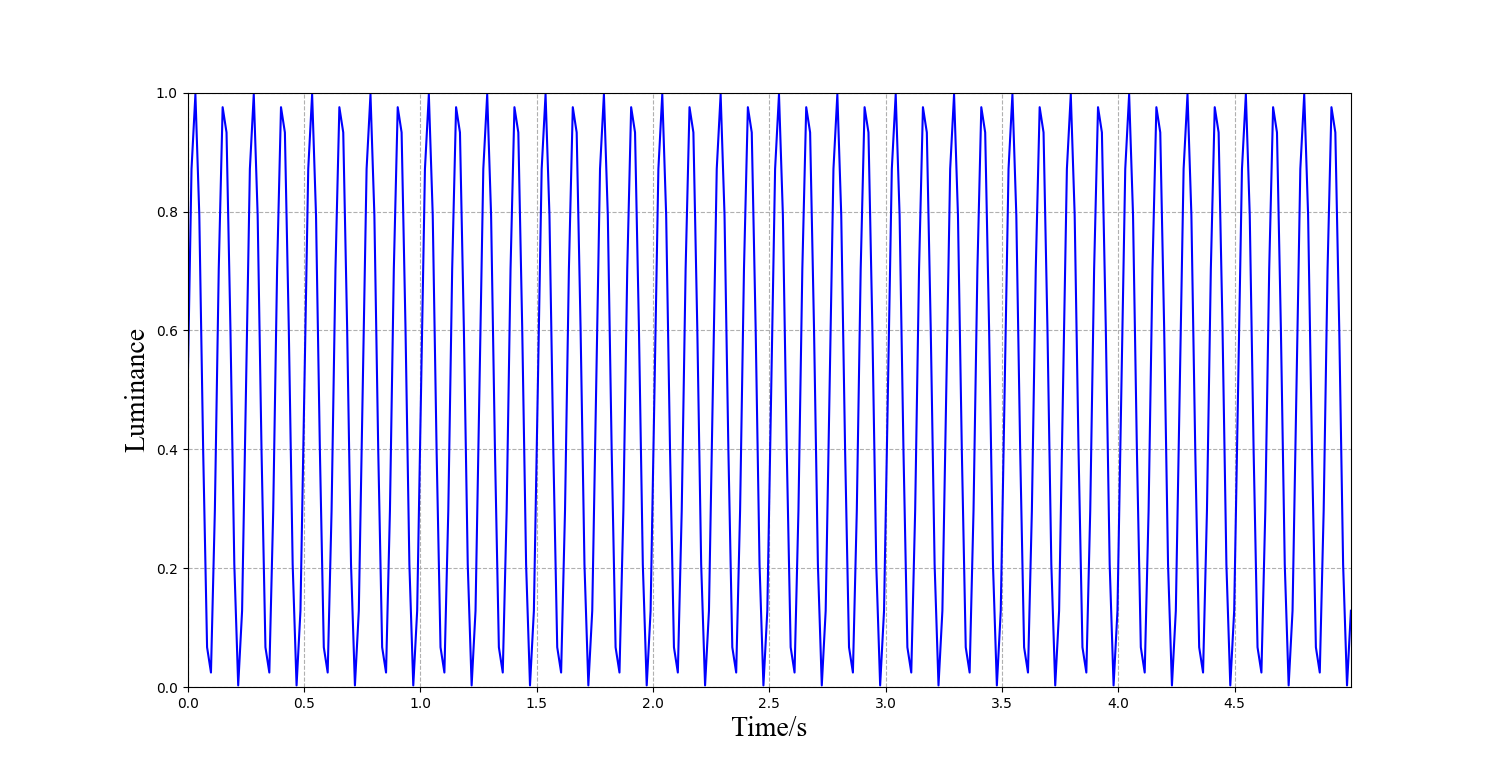

Reproduce this figure in Python.
# A novel engine for BCI
# 
import numpy as np
import matplotlib.pyplot as plt
import matplotlib.ticker as ticker
from scipy.fftpack import fft, ifft

REFRESH_RATE = 120

def stim(f_stimulus, n_frame):
    y = (1 + np.sin(2*np.pi*f_stimulus*(n_frame/REFRESH_RATE)))/2
    return y

x = np.linspace(0, 1, REFRESH_RATE*50)
y = [0 for i in range(len(x))]
f_stim = 8
## 5s continuous digital signal
x = np.linspace(0, 5, REFRESH_RATE*5)
y = [0 for i in range(len(x))]
for n in range(REFRESH_RATE*5):
    y[n] = stim(f_stim, n%REFRESH_RATE)

my_x_ticks = np.arange(0, 5.0, 0.5)
plt.xticks(my_x_ticks)
plt.axis([0,5, 0,1])

plt.grid(True, which='both', ls='dashed')
# plt.subplot(132)
plt.plot(x, y, c='b')
font2 = {'family' : 'Times New Roman',
'weight' : 'normal',
'size'   : 20,
}
plt.xlabel('Time/s',font2)
plt.ylabel('Luminance',font2)
# plt.title('时域模拟')
plt.show()
